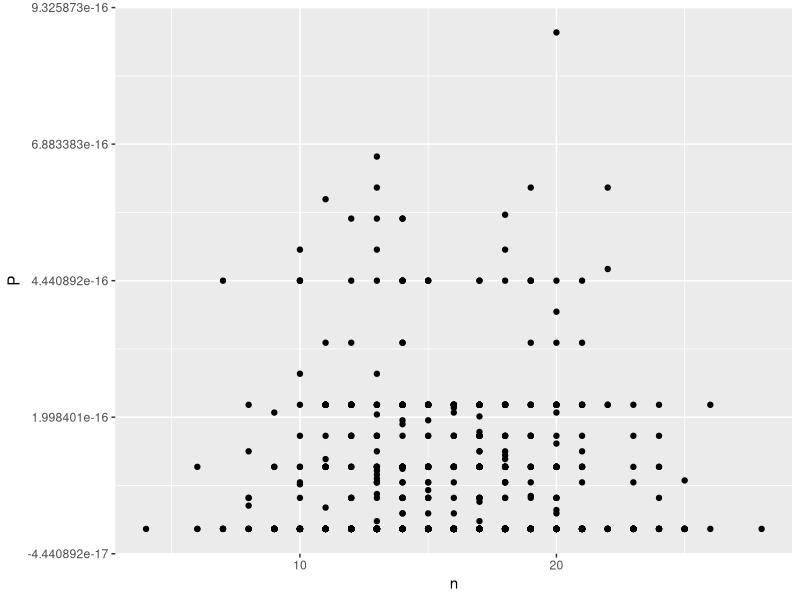
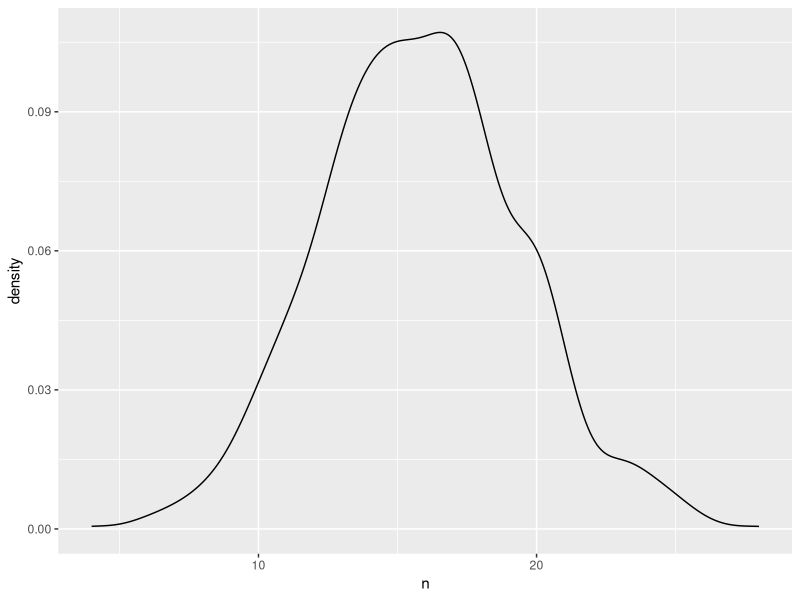
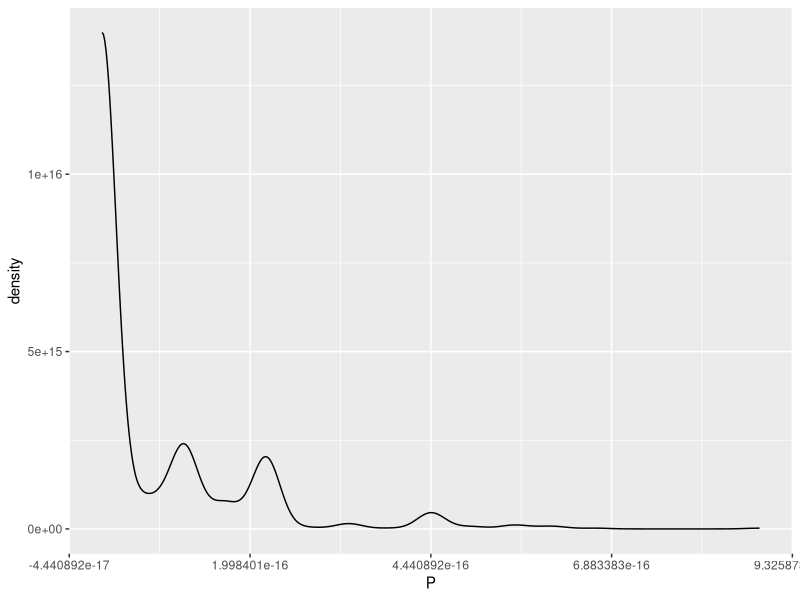
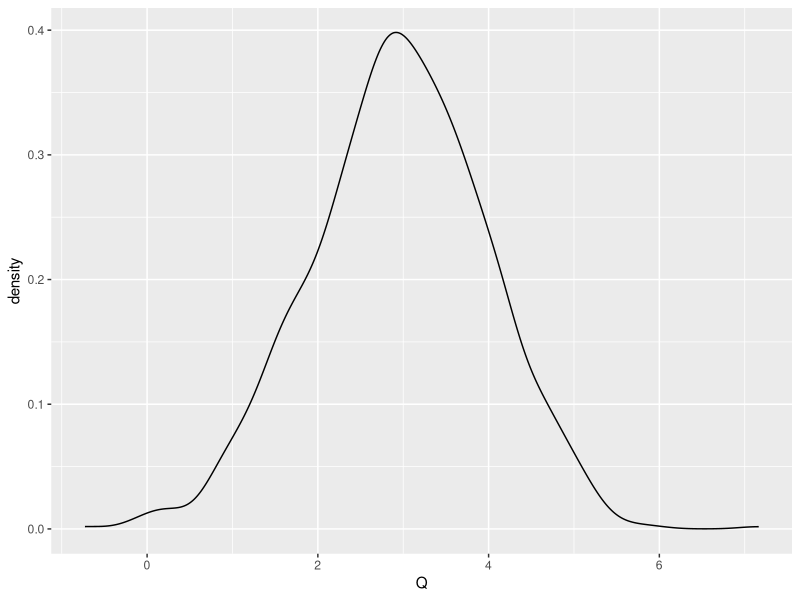

The R source for these figures, in order:
library(dplyr)

P_fun <- function(Q, a, b, eps) {
   max((Q - a + eps)/ b, 0)
}
q_fun <- function(a, eps, n) {
  (a-eps)/ n
}
pi_fun <- function(P, q, c, v) {
  P*q - c + v
}
Q_fun <- function(q, n) {
  q * n
}



a <-3 #автономный спрос
b <-  1 # чувствительность спроса
c <-  1 # FC
N <- 100 # максимум фирм

k <- 1000 # количество прогонов Монте-Карло
df <- data.frame()
set.seed(1)
for(j in 1:k){
  n_star <- c()
  Q_star <- c()
  P_star <- c()
  eps <- rnorm(1) # шок спроса
  V <- sort(rnorm(N), decreasing = TRUE) # шок предложения
  n <- 1
  
  v <- V[n]
  q <- q_fun(a, eps, n)
  Q <-  Q_fun(q, n)
  P <- P_fun(Q, a, b, eps)
  pi <- pi_fun(P, q, c, v)
  if(pi < 0) {
    n_star <- c(n_star, 0)
    Q_star <- c(Q_star,0)
    P_star <- c(P_star,0)
  } else {
    while(pi >= 0) {
      n_star <- c(n_star,n)
      Q_star <- c(Q_star,Q)
      P_star <- c(P_star,P)
        if(n<N){
        n <- n+1
        v <- V[n]
        q <- q_fun(a, eps, n)
        Q <-  Q_fun(q, n)
        P <- P_fun(Q, a, b, eps)
        pi <- pi_fun(P, q, c, v)
        
      } else{
        break()
      }
    }
  }
  df <- rbind(df, c(last(n_star), last(Q_star), last(P_star)))
}
colnames(df) <- c("n", "Q", "P")
library(ggplot2)
qplot(x = n, y = P, data = df)
ggplot(data = df, aes(x = n)) + geom_density()
ggplot(data = df, aes(x = P)) + geom_density()
ggplot(data = df, aes(x = Q)) + geom_density()
